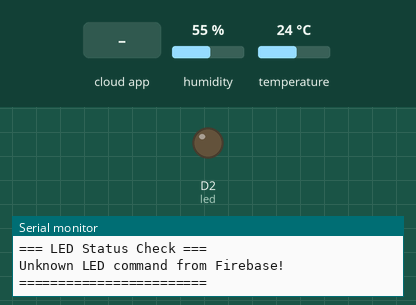
Simulated run of this sketch. Board: ESP8266 (NodeMCU). Parts: output pins drawn as LEDs (lit = HIGH), the last lines printed to the serial monitor. The test bench sets the inputs (shaded band); at power-on: humidity 55 %, temperature 24 °C. WiFi joins after 1.5 s; servers stay silent unless stated; the Firebase database answers and starts empty.

Above: at 2.7 s.
2.8 s: the phone or cloud app sets led to 1
At 6.0 s:
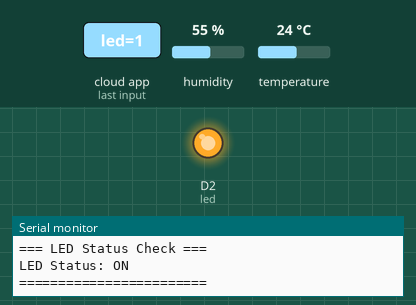
6.9 s: the phone or cloud app sets led to 0
At 9.3 s:
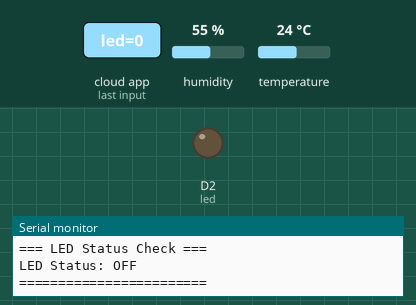
Timing chart, 0 to 10.8 s (numbered marks = the images above; inputs shaded):
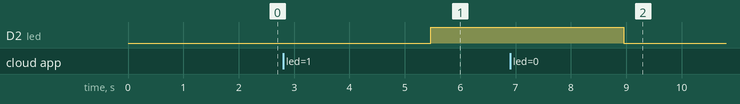

The sketch:

firebaseIOT.ino
```cpp
#include <FirebaseESP8266.h>
#include <ESP8266WiFi.h>
#include <DHT.h>

// Firebase configuration
#define FIREBASE_HOST "" // isi dengan firebase host anda
#define FIREBASE_AUTH "" // isi dengan firebase auth anda

// WiFi configuration
#define WIFI_SSID "Davin's S20"
#define WIFI_PASSWORD "********"

// DHT and LED configuration
#define DHTPIN D5      // Data pin for DHT11
#define DHTTYPE DHT11  // DHT sensor type
int led = D2;          // Pin for LED

DHT dht(DHTPIN, DHTTYPE);  // Initialize DHT sensor

// Create Firebase objects
FirebaseData firebaseData;
FirebaseData ledData;
FirebaseConfig firebaseConfig;
FirebaseAuth firebaseAuth;
FirebaseJson json;

void setup() {
// Start serial communication
Serial.begin(115200);

// Initialize DHT sensor
dht.begin();

// Set up LED pin
pinMode(led, OUTPUT);

// Connect to Wi-Fi
Serial.println("=== WiFi Connection ===");
WiFi.begin(WIFI_SSID, WIFI_PASSWORD);
Serial.print("Connecting to Wi-Fi");
while (WiFi.status() != WL_CONNECTED) {
Serial.print(".");
delay(300);
}

Serial.println();
Serial.print("Connected with IP: ");
Serial.println(WiFi.localIP());
Serial.println("========================\n");

// Set Firebase configurations
firebaseConfig.host = FIREBASE_HOST;
firebaseConfig.signer.tokens.legacy_token = FIREBASE_AUTH;

// Initialize Firebase
Firebase.begin(&firebaseConfig, &firebaseAuth);
Firebase.reconnectWiFi(true);
}

void sensorUpdate() {
// Read humidity and temperature from DHT sensor
float h = dht.readHumidity();
float t = dht.readTemperature();
float f = dht.readTemperature(true);  // Read temperature in Fahrenheit

// Check if any reads failed
if (isnan(h) || isnan(t) || isnan(f)) {
Serial.println(F("Failed to read from DHT sensor!"));
return;
}

// Print temperature and humidity values to Serial Monitor
Serial.println("=== Sensor Readings ===");
Serial.print("Humidity    : ");
Serial.print(h);
Serial.println(" %");

Serial.print("Temperature : ");
Serial.print(t);
Serial.println(" °C");

Serial.print("Temperature : ");
Serial.print(f);
Serial.println(" °F");
Serial.println("========================\n");

// Send temperature data to Firebase
if (Firebase.setFloat(firebaseData, "/esiot-db/suhu", t)) {
Serial.println("Temperature data sent successfully to Firebase.");
} else {
Serial.println("Failed to send temperature data to Firebase.");
Serial.println("Reason: " + firebaseData.errorReason());
}

// Send humidity data to Firebase
if (Firebase.setFloat(firebaseData, "/esiot-db/kelembapan", h)) {
Serial.println("Humidity data sent successfully to Firebase.");
} else {
Serial.println("Failed to send humidity data to Firebase.");
Serial.println("Reason: " + firebaseData.errorReason());
}

Serial.println("========================\n");
}

void loop() {
// Update sensor data
sensorUpdate();

// Check LED status from Firebase
Serial.println("=== LED Status Check ===");
if (Firebase.getString(ledData, "/esiot-db/led")) {
String ledStatus = ledData.stringData();  // Ambil nilai status LED dari Firebase
if (ledStatus == "1") {
Serial.println("LED Status: ON");
digitalWrite(led, HIGH);   // Nyalakan LED
} else if (ledStatus == "0") {
Serial.println("LED Status: OFF");
digitalWrite(led, LOW);    // Matikan LED
} else {
Serial.println("Unknown LED command from Firebase!");
}
} else {
Serial.println("Failed to get LED status from Firebase.");
}

Serial.println("========================\n");

// Delay 100 ms before the next loop
delay(3000);
}
```

Measured:
- after the input at 2.8 s, D2 (led): LOW → HIGH after 2.7 s
- after the input at 6.9 s, D2 (led): HIGH → LOW after 2.0 s
